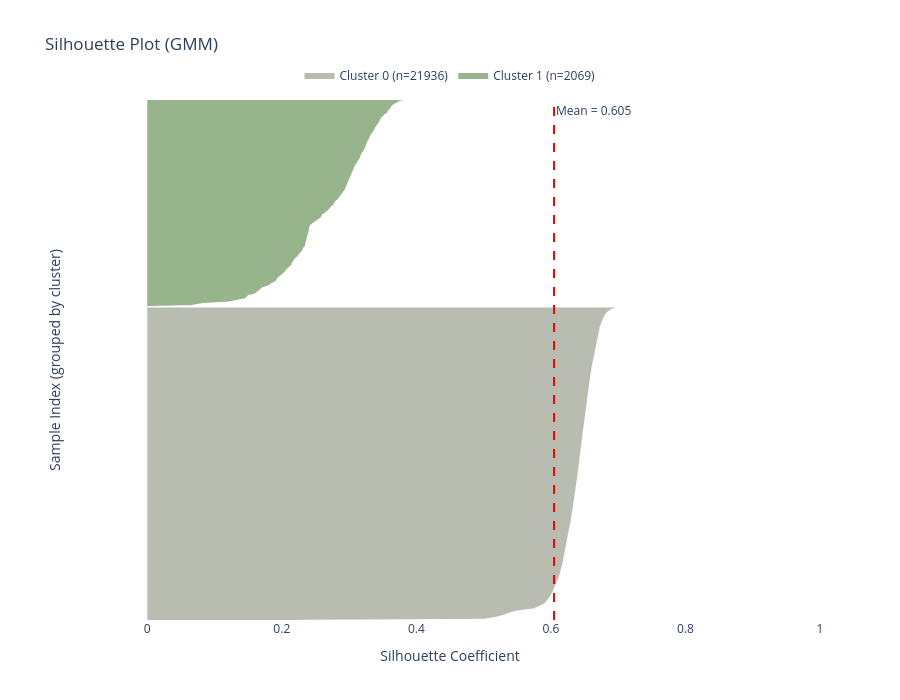

This figure's notebook cell:
### Markdown cell above
These metrics are calculated using labels.

### Code cell
silhouette_vals = silhouette_samples(X_clustered, labels_clustered)
mean_silhouette = np.mean(silhouette_vals)  # o usa metrics["Silhouette"] si ya lo tienes

# Preparar datos por cluster
unique_labels = np.unique(labels_clustered)
y_lower = 0
traces = []

# Máximo número de puntos a mostrar por cluster (solo para rendimiento visual)
MAX_POINTS_PER_CLUSTER = 3000

for label in unique_labels:
    # Seleccionar valores del cluster
    cluster_mask = (labels_clustered == label)
    cluster_sil_vals = silhouette_vals[cluster_mask]
    n_points = len(cluster_sil_vals)
    
    # Ordenar
    sorted_vals = np.sort(cluster_sil_vals)
    
    # Submuestrear solo para visualización si es muy grande
    if n_points > MAX_POINTS_PER_CLUSTER:
        step = n_points // MAX_POINTS_PER_CLUSTER
        plot_vals = sorted_vals[::step]
    else:
        plot_vals = sorted_vals
    
    y_upper = y_lower + len(plot_vals)
    y_range = np.arange(y_lower, y_upper)
    
    # Crear trace con hover personalizado
    traces.append(go.Scatter(
        x=plot_vals,
        y=y_range,
        mode='lines',
        fill='tozerox',
        fillcolor=f'rgba({np.random.randint(50,200)}, {np.random.randint(50,200)}, {np.random.randint(50,200)}, 0.6)',
        line=dict(width=0),
        name=f"Cluster {label} (n={n_points})",
        hovertemplate=(
            f"<b>Cluster {label}</b><br>" +
            "Silhouette: %{x:.3f}<br>" +
            "Posición: %{y}<br>" +
            f"Tamaño total: {n_points}<extra></extra>"
        ),
        showlegend=True
    ))
    
    y_lower = y_upper + 10  # espacio entre clusters

# Crear figura
fig = go.Figure()

# Añadir todos los clusters
for trace in traces:
    fig.add_trace(trace)

# Línea de silueta promedio
fig.add_vline(
    x=mean_silhouette,
    line=dict(color="red", dash="dash", width=2),
    annotation_text=f"Mean = {mean_silhouette:.3f}",
    annotation_position="top right"
)

# Diseño
fig.update_layout(
    title="Silhouette Plot (GMM)",
    xaxis_title="Silhouette Coefficient",
    yaxis_title="Sample Index (grouped by cluster)",
    height=700,
    width=900,
    hovermode="closest",
    legend=dict(
        orientation="h",
        yanchor="bottom",
        y=1.02,
        xanchor="center",
        x=0.5
    ),
    plot_bgcolor="white"
)

fig.update_xaxes(range=[-0.1, 1.0])
fig.update_yaxes(showticklabels=False)  # los índices no son significativos

fig.show()

### Figure 1 — Plotly figure (JSON) as saved in the notebook; plotly's stock layout.template omitted (floating-point values rounded to 4 significant figures; data arrays with more than 128 entries replaced by an {"elided": "..."} marker saying what was removed)
{"data": [{"fill": "tozerox", "fillcolor": "rgba(138, 146, 126, 0.6)", "hovertemplate": "<b>Cluster 0</b><br>Silhouette: %{x:.3f}<br>Posición: %{y}<br>Tamaño total: 21936<extra></extra>", "line": {"width": 0}, "mode": "lines", "name": "Cluster 0 (n=21936)", "showlegend": true, "type": "scatter", "x": {"elided": "3134 float values"}, "y": {"elided": "3134 int values"}}, {"fill": "tozerox", "fillcolor": "rgba(82, 131, 65, 0.6)", "hovertemplate": "<b>Cluster 1</b><br>Silhouette: %{x:.3f}<br>Posición: %{y}<br>Tamaño total: 2069<extra></extra>", "line": {"width": 0}, "mode": "lines", "name": "Cluster 1 (n=2069)", "showlegend": true, "type": "scatter", "x": {"elided": "2069 float values"}, "y": {"elided": "2069 int values"}}], "layout": {"annotations": [{"showarrow": false, "text": "Mean = 0.605", "x": 0.6046, "xanchor": "left", "xref": "x", "y": 1, "yanchor": "top", "yref": "y domain"}], "height": 700, "hovermode": "closest", "legend": {"orientation": "h", "x": 0.5, "xanchor": "center", "y": 1.02, "yanchor": "bottom"}, "plot_bgcolor": "white", "shapes": [{"line": {"color": "red", "dash": "dash", "width": 2}, "type": "line", "x0": 0.6046, "x1": 0.6046, "xref": "x", "y0": 0, "y1": 1, "yref": "y domain"}], "title": {"text": "Silhouette Plot (GMM)"}, "width": 900, "xaxis": {"range": [-0.1, 1], "title": {"text": "Silhouette Coefficient"}}, "yaxis": {"showticklabels": false, "title": {"text": "Sample Index (grouped by cluster)"}}}}
